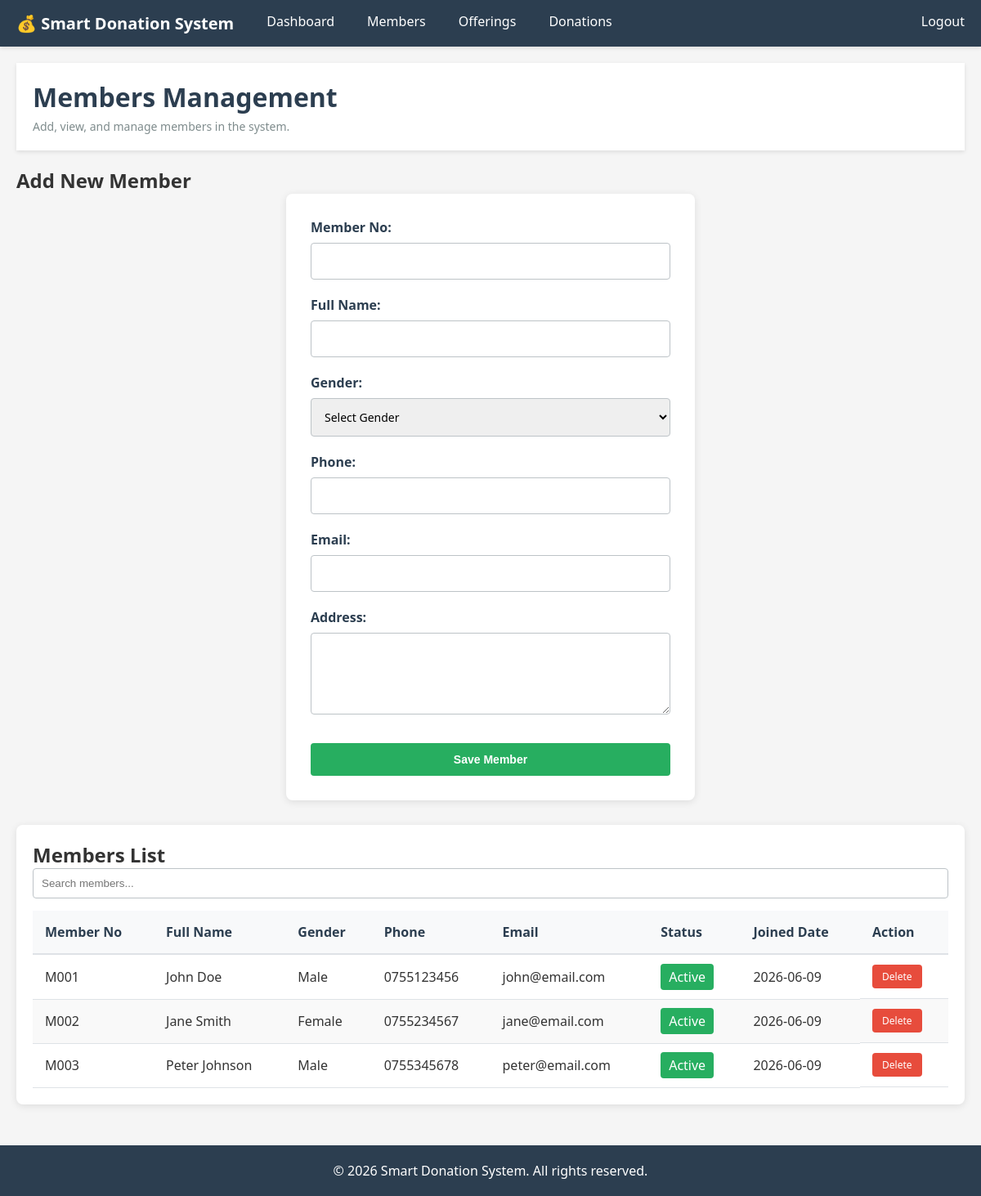
/members.php (signed in), run on the app's committed database.
### tables this page shows
CREATE TABLE IF NOT EXISTS members (
    id INT PRIMARY KEY AUTO_INCREMENT,
    member_no VARCHAR(50) UNIQUE NOT NULL,
    fullname VARCHAR(100) NOT NULL,
    gender ENUM('Male', 'Female', 'Other'),
    phone VARCHAR(20),
    address TEXT,
    email VARCHAR(100),
    status ENUM('Active', 'Inactive') DEFAULT 'Active',
    joined_date TIMESTAMP DEFAULT CURRENT_TIMESTAMP
);

### members.php (the view, shortened to what this page needs)
<?php
include("../config/db.php");
$members_list = mysqli_query($conn, "SELECT * FROM members ORDER BY joined_date DESC");
?>
<?php include("../includes/header.php"); ?>
<div class="container">
    <header>
        <h1>Members Management</h1>
        <p>Add, view, and manage members in the system.</p>
    </header>
    <div style="margin-bottom: 30px;">
        <h2>Add New Member</h2>
        <div class="form-container">
            <form method="POST" action="" id="memberForm">
                <div class="form-group">
                    <label for="member_no">Member No:</label>
                    <input type="text" id="member_no" name="member_no" required>
                </div>
                <div class="form-group">
                    <label for="fullname">Full Name:</label>
                    <input type="text" id="fullname" name="fullname" required>
                </div>
                <div class="form-group">
                    <label for="gender">Gender:</label>
                    <select id="gender" name="gender" required>
                        <option value="">Select Gender</option>
                    </select>
                </div>
                <div class="form-group">
                    <label for="phone">Phone:</label>
                    <input type="text" id="phone" name="phone" required>
                </div>
                <div class="form-group">
                    <label for="email">Email:</label>
                    <input type="email" id="email" name="email">
                </div>
                <div class="form-group">
                    <label for="address">Address:</label>
                    <textarea id="address" name="address" required></textarea>
                </div>
                <button type="submit" name="save" class="btn btn-success btn-block">Save Member</button>
            </form>
        </div>
    </div>
    <div class="table-container">
        <h2>Members List</h2>
        <input type="text" id="searchInput" placeholder="Search members..." style="margin-bottom: 15px; padding: 10px; width: 100%; border: 1px solid #bdc3c7; border-radius: 4px;">
        <table id="membersTable">
            <thead>
                <tr>
                    <th>Member No</th>
                    <th>Full Name</th>
                    <th>Gender</th>
                    <th>Phone</th>
                    <th>Email</th>
                    <th>Status</th>
                    <th>Joined Date</th>
                    <th>Action</th>
                </tr>
            </thead>
            <tbody>
                <?php
                if (mysqli_num_rows($members_list) > 0) {
                    while ($row = mysqli_fetch_assoc($members_list)) {
                        echo "<tr>";
                        echo "<td>" . htmlspecialchars($row['member_no']) . "</td>";
                        echo "<td>" . htmlspecialchars($row['fullname']) . "</td>";
                        echo "<td>" . htmlspecialchars($row['gender']) . "</td>";
                        echo "<td>" . htmlspecialchars($row['phone']) . "</td>";
                        echo "<td>" . htmlspecialchars($row['email'] ?? '-') . "</td>";
                        echo "<td><span style='background-color: #27ae60; color: white; padding: 5px 10px; border-radius: 4px;'>" . $row['status'] . "</span></td>";
                        echo "<td>" . date('Y-m-d', strtotime($row['joined_date'])) . "</td>";
                        echo "<td class='action-links'>";
                        echo "<a href='members.php?delete=" . $row['id'] . "' class='delete-link' onclick='return confirmDelete(\"" . htmlspecialchars($row['fullname']) . "\")'>Delete</a>";
                        echo "</td>";
                        echo "</tr>";
                    }
                } else {
                    echo "<tr><td colspan='8' style='text-align:center;'>No members found</td></tr>";
                }
                ?>
            </tbody>
        </table>
    </div>
</div>
<?php include("../includes/footer.php"); ?>

### style.css (style rules this page uses)
* { margin: 0; padding: 0; box-sizing: border-box; }
body { font-family: 'Segoe UI', Tahoma, Geneva, Verdana, sans-serif; background-color: #f5f5f5; color: #333; }
.container { max-width: 1200px; margin: 20px auto; padding: 0 20px; }
header { background-color: white; padding: 20px; box-shadow: 0 2px 5px rgba(0,0,0,0.1); margin-bottom: 20px; }
header h1 { color: #2c3e50; margin-bottom: 5px; }
header p { color: #7f8c8d; font-size: 14px; }
.form-container { background-color: white; padding: 30px; border-radius: 8px; box-shadow: 0 2px 10px rgba(0,0,0,0.1); max-width: 500px; margin: 0 auto; }
.form-group { margin-bottom: 20px; }
.form-group label { display: block; margin-bottom: 8px; font-weight: 600; color: #2c3e50; }
.form-group input, .form-group select, .form-group textarea { width: 100%; padding: 12px; border: 1px solid #bdc3c7; border-radius: 4px; font-family: inherit; font-size: 14px; }
.form-group textarea { resize: vertical; min-height: 100px; }
.btn { padding: 12px 24px; border: none; border-radius: 4px; font-size: 14px; font-weight: 600; cursor: pointer; transition: background-color 0.3s, transform 0.2s; text-decoration: none; display: inline-block; }
.btn-success { background-color: #27ae60; color: white; }
.btn-block { width: 100%; margin-top: 10px; }
.table-container { background-color: white; padding: 20px; border-radius: 8px; box-shadow: 0 2px 10px rgba(0,0,0,0.1); overflow-x: auto; }
table { width: 100%; border-collapse: collapse; }
table thead { background-color: #f8f9fa; }
table th { padding: 15px; text-align: left; font-weight: 600; color: #2c3e50; border-bottom: 2px solid #dee2e6; }
table td { padding: 12px 15px; border-bottom: 1px solid #dee2e6; }
table tbody tr:nth-child(even) { background-color: #f9f9f9; }
.action-links { display: flex; gap: 10px; }
.action-links a { padding: 6px 12px; font-size: 12px; text-decoration: none; border-radius: 4px; transition: background-color 0.3s; }
.delete-link { background-color: #e74c3c; color: white; }

### data on the page
members: member_no "M001", fullname "John Doe", gender "Male", phone "0755123456", email "john@email.com", status "Active", joined_date "2026-06-09"
members: member_no "M002", fullname "Jane Smith", gender "Female", phone "0755234567", email "jane@email.com", status "Active", joined_date "2026-06-09"
members: member_no "M003", fullname "Peter Johnson", gender "Male", phone "0755345678", email "peter@email.com", status "Active", joined_date "2026-06-09"
